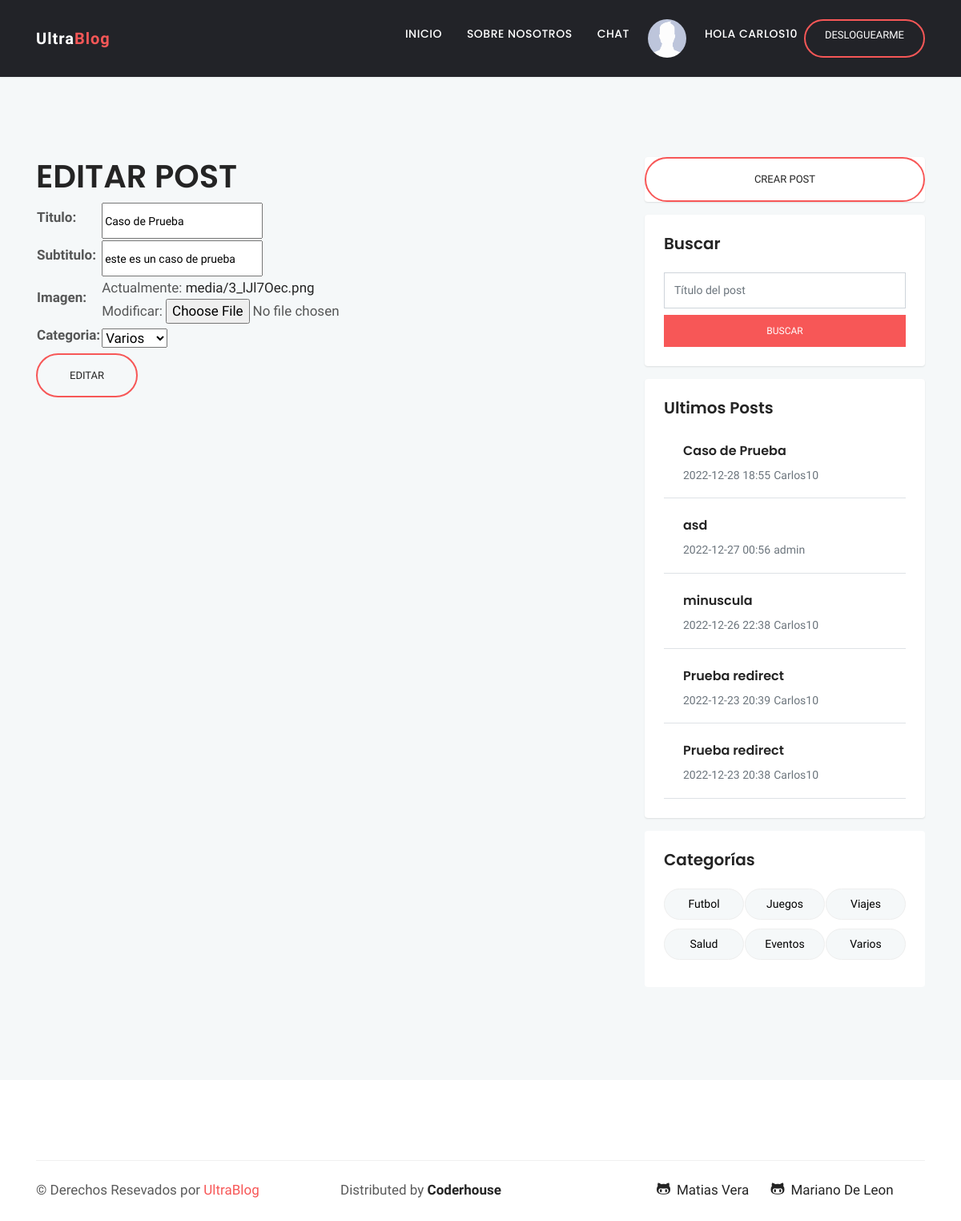
The app's page /Blog/editar_post/31 (signed in), older data.
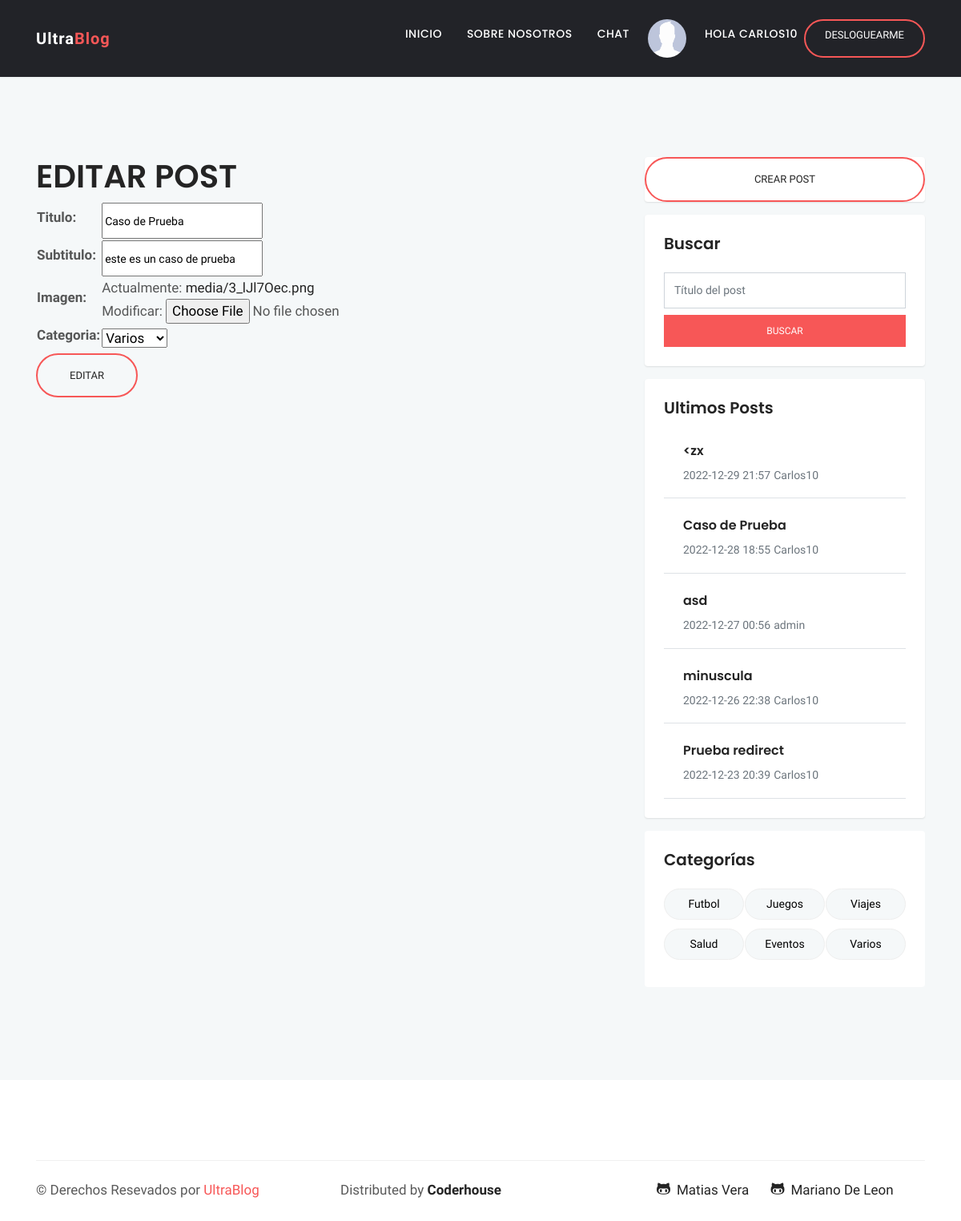
The same page, newer data.
### Blog/models.py (models this page shows, shortened)
class Post(models.Model):
    titulo = models.CharField(max_length=20)
    subtitulo = models.CharField(max_length=50)
    cuerpo = RichTextField(verbose_name="Contenido")
    autor = models.ForeignKey(User, on_delete=models.CASCADE)
    fecha = models.DateTimeField()
    imagen = models.ImageField(upload_to='media')
    Categorias = (
    ("Futbol", "Futbol"),
    ("Juegos", "Juegos"),
    ("Viajes", "Viajes"),
    ("Salud", "Salud"),
    ("Eventos", "Eventos"),
    ("Varios", "Varios"),
    )
    categoria = models.CharField(max_length=9, choices=Categorias, default="Varios")

### Blog/views.py (the view)
# urls.py: path("editar_post/<id>", editar_post, name="_editarpost"),
@login_required
def editar_post(request,id):
    post=Post.objects.get(id=id)
    if (request.user.id == post.autor.id) or request.user.is_superuser:
        if request.method=="POST":
            form=PostEditForm(request.POST, request.FILES)
            if form.is_valid():
                info=form.cleaned_data
                post.titulo=info["titulo"]
                post.subtitulo=info["subtitulo"]
                post.cuerpo=info["cuerpo"]
                post.categoria = info["categoria"]
                if len(request.FILES) != 0:
                    post.imagen=request.FILES["imagen"]
                post.save()
                return redirect('/')
            else:
                return render(request, "editar_post.html", {"form":form, "mensaje":"Error al editar el post", "post":post})
        else:
            form= PostForm(initial={"titulo":post.titulo, "subtitulo":post.subtitulo, "cuerpo":post.cuerpo, "imagen":post.imagen, "categoria":post.categoria})
            return render(request, "editar_post.html", {"form":form, "post":post})
    else:
        return render(request, "editar_post.html", {"mensaje":"Usted no es el Autor de este Post.", "post":post})

### Blog/forms.py
class PostForm(forms.Form):
    titulo = forms.CharField(max_length=20)
    subtitulo = forms.CharField(max_length=50)
    cuerpo = RichTextFormField()
    imagen = forms.ImageField(label="Imagen")
    Categorias = (
    ("FUTBOL", "Futbol"),
    ("JUEGOS", "Juegos"),
    ("VIAJES", "Viajes"),
    ("SALUD", "Salud"),
    ("EVENTOS", "Eventos"),
    ("VARIOS", "Varios"),
    )
    categoria = forms.ChoiceField(choices = Categorias)

### PF_Python/context_processors.py (called while the page is built)
def ObtenerRecientes (request):
    recientes = Post.objects.all().order_by('-fecha')[:5]
    return {"recientes": recientes}

def ObtenerAvatar(request):
    if request.user.is_authenticated:
        lista=Avatar.objects.filter(user=request.user)
        if len(lista)!=0:
            imagen=lista[0].imagen.url
        else:
            imagen="../../media/avatares/avatarpordefecto.png"
        return {"avatar":imagen}
    else:
        imagen="../../media/avatares/avatarpordefecto.png"
        return {"avatar":imagen}

### Blog/templates/editar_post.html
{% extends "padre.html" %}
{% block contenido %}
<h1>EDITAR POST</h1>
{% if mensaje %}
    {{mensaje}}
{%else%}
<form action="{% url '_editarpost' post.id %}" method="POST" enctype="multipart/form-data"> {% csrf_token %}
    <table >
        {{ form.as_table }}
    </table>
    <input type="submit" class="btn btn-solid-border btn-round-full" value="Editar">
</form>
{%endif%}
{% endblock %}

### Blog/templates/padre.html (shortened to what the changed rows need)
<!doctype html>
<html lang="en">
<head>
{% load static %}
<link href="{% static 'css/styles_chat.css' %}"rel="stylesheet" />
<link rel="stylesheet" href="{% static 'plugins/bootstrap/css/bootstrap.min.css' %}">
<link rel="stylesheet" href="{% static 'plugins/themify/css/themify-icons.css' %}">
<link rel="stylesheet" href="{% static 'plugins/fontawesome/css/all.css' %}">
<link rel="stylesheet" href="{% static 'plugins/magnific-popup/dist/magnific-popup.css' %}">
<link rel="stylesheet" href="{% static 'plugins/slick-carousel/slick/slick.css' %}">
<link rel="stylesheet" href="{% static 'plugins/slick-carousel/slick/slick-theme.css' %}" >
<link rel="stylesheet" href="{% static 'css/style.css' %}">
<link rel="stylesheet" href="{% static 'css/style_propio.css' %}">
</head>
<body>
<div class="main-wrapper ">
<section class="section blog-wrap bg-gray">
    <div class="container">
        <div class="row">
            <div class="col-lg-8">
{% block contenido %}
{% endblock %}
</div>
	<div class="col-lg-4">
	<div class="sidebar-wrap">
	<div class="sidebar-widget latest-post card border-0 p-4 mb-3">
		{% for reciente in recientes%}
        <div class="media border-bottom py-3">
            <a href="#"><img class="mr-4" src="" alt=""></a>
            <div class="media-body">
                <h6 class="my-2"><a href="{% url '_post' reciente.id %}">{{reciente.titulo}}</a></h6>
                <span class="text-sm text-muted">{{reciente.fecha|date:'Y-m-d H:i'}}</span>
				<a href = "{% url '_perfil'%}" class="text-sm text-muted">{{reciente.autor}}</a>
            </div>
        </div>
		{% endfor %}
	</div>
</section>
    </div>
</body>
</html>

Row changes from the older to the newer data that the page shows:
no longer on this page (row edited): Post: titulo "Prueba redirect", fecha "2022-12-23 20:38", autor "Carlos10"
added Post: titulo "<zx", fecha "2022-12-29 21:57", autor "Carlos10"
